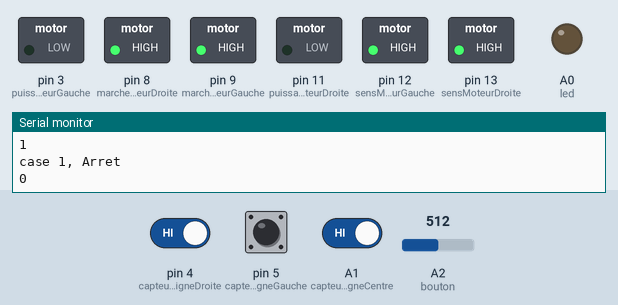
This sketch was run on a simulated Arduino Uno, built with avr-gcc and run on an emulated ATmega328P. Parts: switched loads named in the sketch (green lamp = pin HIGH), output pins drawn as LEDs (lit = HIGH), the last lines printed to the serial monitor. Dashed ring = blinking. The inputs (shaded band) are chosen by the test bench; at power-on: pin 4 (capteurDeLigneDroite) HIGH, A2 (bouton) = 512, pin 5 (capteurDeLigneGauche) HIGH, A1 (capteurDeLigneCentre) HIGH.

Above: at 1.3 s.
1.4 s: pin 4 (capteurDeLigneDroite) driven LOW
At 1.9 s:
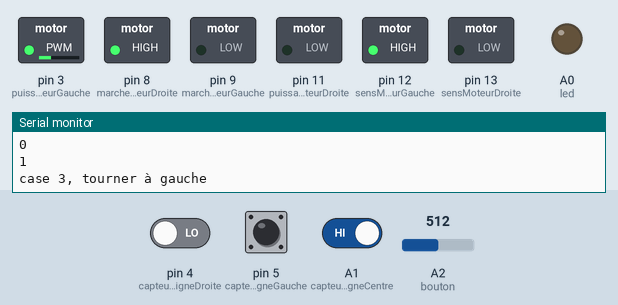
5.5 s: A2 (bouton) set to 0
At 6.7 s:
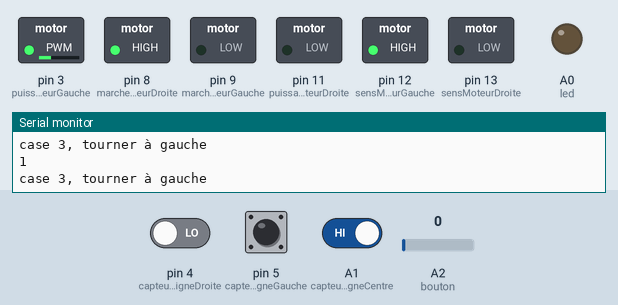
7.0 s: pin 5 (capteurDeLigneGauche) driven LOW
At 8.2 s:
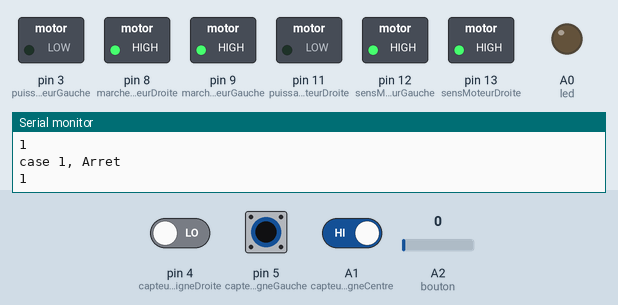
11.1 s: A1 (capteurDeLigneCentre) driven LOW
At 11.9 s:
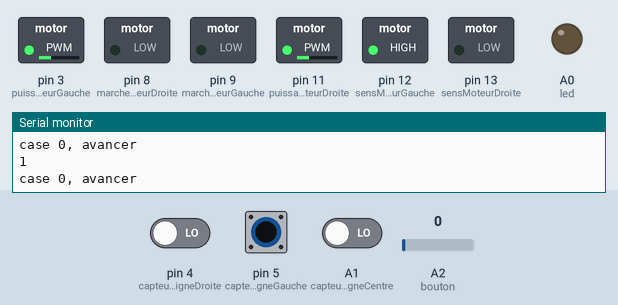
12.6 s: pin 4 (capteurDeLigneDroite) driven HIGH
At 13.3 s:
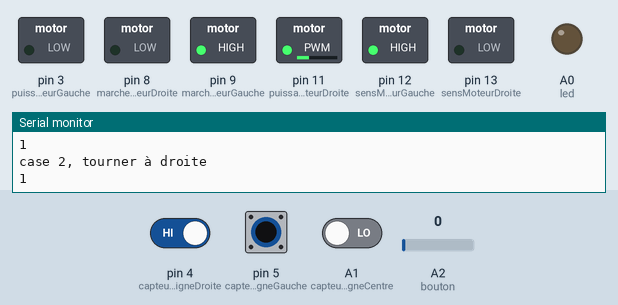
14.1 s: pin 5 (capteurDeLigneGauche) pulsed HIGH 5 times (0.12 s each, 0.3 s apart)
At 14.48 s:
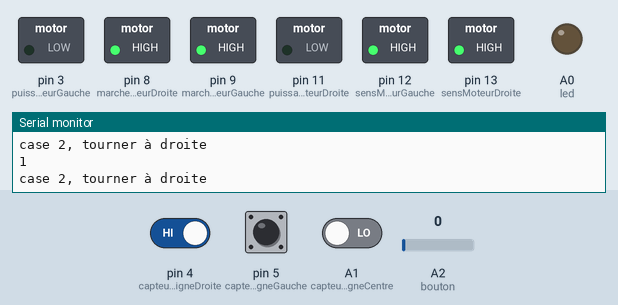
Timing chart, 0 to 17.1 s (numbered marks = the images above; inputs shaded):
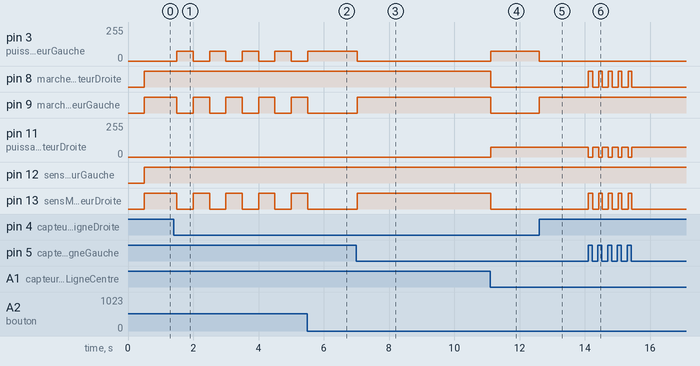

The sketch:

suiveur-de-ligne.ino
```cpp
/*
 ▄▄▄▄▄▄▄▄▄▄▄  ▄▄▄▄▄▄▄▄▄▄▄  ▄▄        ▄  ▄▄▄▄▄▄▄▄▄▄▄  ▄▄        ▄  ▄▄▄▄▄▄▄▄▄▄▄  ▄▄▄▄▄▄▄▄▄▄▄
▐░░░░░░░░░░░▌▐░░░░░░░░░░░▌▐░░▌      ▐░▌▐░░░░░░░░░░░▌▐░░▌      ▐░▌▐░░░░░░░░░░░▌▐░░░░░░░░░░░▌
▐░█▀▀▀▀▀▀▀▀▀ ▐░█▀▀▀▀▀▀▀█░▌▐░▌░▌     ▐░▌ ▀▀▀▀█░█▀▀▀▀ ▐░▌░▌     ▐░▌ ▀▀▀▀▀█░█▀▀▀ ▐░█▀▀▀▀▀▀▀█░▌
▐░▌          ▐░▌       ▐░▌▐░▌▐░▌    ▐░▌     ▐░▌     ▐░▌▐░▌    ▐░▌      ▐░▌    ▐░▌       ▐░▌
▐░█▄▄▄▄▄▄▄▄▄ ▐░▌       ▐░▌▐░▌ ▐░▌   ▐░▌     ▐░▌     ▐░▌ ▐░▌   ▐░▌      ▐░▌    ▐░█▄▄▄▄▄▄▄█░▌
▐░░░░░░░░░░░▌▐░▌       ▐░▌▐░▌  ▐░▌  ▐░▌     ▐░▌     ▐░▌  ▐░▌  ▐░▌      ▐░▌    ▐░░░░░░░░░░░▌
 ▀▀▀▀▀▀▀▀▀█░▌▐░▌       ▐░▌▐░▌   ▐░▌ ▐░▌     ▐░▌     ▐░▌   ▐░▌ ▐░▌      ▐░▌    ▐░█▀▀▀▀▀▀▀█░▌
          ▐░▌▐░▌       ▐░▌▐░▌    ▐░▌▐░▌     ▐░▌     ▐░▌    ▐░▌▐░▌      ▐░▌    ▐░▌       ▐░▌
 ▄▄▄▄▄▄▄▄▄█░▌▐░█▄▄▄▄▄▄▄█░▌▐░▌     ▐░▐░▌ ▄▄▄▄█░█▄▄▄▄ ▐░▌     ▐░▐░▌ ▄▄▄▄▄█░▌    ▐░▌       ▐░▌
▐░░░░░░░░░░░▌▐░░░░░░░░░░░▌▐░▌      ▐░░▌▐░░░░░░░░░░░▌▐░▌      ▐░░▌▐░░░░░░░▌    ▐░▌       ▐░▌
 ▀▀▀▀▀▀▀▀▀▀▀  ▀▀▀▀▀▀▀▀▀▀▀  ▀        ▀▀  ▀▀▀▀▀▀▀▀▀▀▀  ▀        ▀▀  ▀▀▀▀▀▀▀      ▀         ▀
*/

// Code de Robot à 3 capteurs

#define capteurDeLigneGauche 5
#define capteurDeLigneDroite 4
#define capteurDeLigneCentre A1

#define bouton A2
#define led A0

#define sensMoteurGauche 12
#define marcheMoteurGauche 9
#define puissanceMoteurGauche 3

#define sensMoteurDroite 13
#define marcheMoteurDroite 8
#define puissanceMoteurDroite 11

byte SPEED = 255, AFOND = 75, nul = 0;

bool sensMoteurGaucheV = LOW;
bool sensMoteurDroitB = LOW;

bool sensMoteurGenerale = LOW;

bool LFG = 0, LFD = 0, LFC = 0;
bool etatBouton = 0, marche = 0;
int X = 0;

void arret(int v) {
  digitalWrite(sensMoteurGauche, HIGH);
  digitalWrite(marcheMoteurGauche, HIGH);
  analogWrite(puissanceMoteurGauche, v);
  digitalWrite(sensMoteurDroite, HIGH);
  digitalWrite(marcheMoteurDroite, HIGH);
  analogWrite(puissanceMoteurDroite, v);
}

void allergauche(int v) {
  digitalWrite(sensMoteurGauche, HIGH);
  analogWrite(puissanceMoteurGauche, v);
  digitalWrite(marcheMoteurGauche, LOW);

  digitalWrite(sensMoteurDroite, LOW);
  analogWrite(puissanceMoteurDroite, nul);
  digitalWrite(marcheMoteurDroite, HIGH);
}

void allerdroite(int v) {
  digitalWrite(sensMoteurGauche, HIGH);
  analogWrite(puissanceMoteurGauche, nul);
  digitalWrite(marcheMoteurGauche, HIGH);

  digitalWrite(sensMoteurDroite, LOW);
  analogWrite(puissanceMoteurDroite, v);
  digitalWrite(marcheMoteurDroite, LOW);
}

void avancer(int v) {
  digitalWrite(sensMoteurGauche, HIGH);
  analogWrite(puissanceMoteurGauche, v);
  digitalWrite(marcheMoteurGauche, LOW);

  digitalWrite(sensMoteurDroite, LOW);
  analogWrite(puissanceMoteurDroite, v);
  digitalWrite(marcheMoteurDroite, LOW);
}

byte acquisition() {
  LFD = digitalRead(capteurDeLigneDroite);
  LFG = digitalRead(capteurDeLigneGauche);
  LFC = digitalRead(capteurDeLigneCentre);

  if ((LFG == 0) && (LFC == 0) && (LFD == 0)) {
    return 0;
  } else if (((LFG == 0) && (LFC == 0) && (LFD == 1)) || ((LFG == 0) && (LFC == 1) && (LFD == 1))) {
    return 2;
  } else if (((LFG == 1) && (LFC == 0) && (LFD == 0)) || ((LFG == 1) && (LFC == 1) && (LFD == 0))) {
    return 3;
  } else if (((LFG == 1) && (LFC == 1) && (LFD == 1)) || ((LFG == 1) && (LFC == 0) && (LFD == 1))) {
    return 1;
  } else {
    return 1;
  }
}

void setup() {
  pinMode(sensMoteurGauche, OUTPUT);
  pinMode(marcheMoteurGauche, OUTPUT);
  pinMode(puissanceMoteurGauche, OUTPUT);

  pinMode(sensMoteurDroite, OUTPUT);
  pinMode(marcheMoteurDroite, OUTPUT);
  pinMode(puissanceMoteurDroite, OUTPUT);

  pinMode(capteurDeLigneGauche, INPUT);
  pinMode(capteurDeLigneDroite, INPUT);

  pinMode(led, OUTPUT);
  pinMode(bouton, INPUT);

  //pinMode(capteurDeLigneCentre, INPUT);
  Serial.begin(9600);

}

void loop() {
  etatBouton = analogRead(bouton);

  if (etatBouton == 1) {
    if (marche == 0) {
      marche = 1;
    } else {
      marche = 0;
    }
    delay(500);
  }

  Serial.println(marche);

  if (marche == 1) {
    analogWrite(led, HIGH);
  switch (acquisition()) {
    case 0:                         // Case Avancer
      avancer(AFOND);
      Serial.println("case 0, avancer");
      break;
    case 1:      // Case Stopper
      arret(nul);
      Serial.println("case 1, Arret");
      break;
    case 2:                         // Case Aller à droite
      allerdroite(AFOND);
      Serial.println("case 2, tourner à droite");
      break;
    case 3:                         // Case Aller à gauche
      allergauche(AFOND);
      Serial.println("case 3, tourner à gauche");
      break;
    default:                        // Case par Défaut
      arret(nul);
      Serial.println("défault");
      break;
  }
  } else {
    analogWrite(led, LOW);
    arret(nul);
  }
}
```

Measured:
- after the input at 1.4 s, pin 3 (puissanceMoteurGauche): alternates 75/255 for 0.50 s and 0/255 for 0.50 s, starting after 0.10 s; pin 9 (marcheMoteurGauche), pin 13 (sensMoteurDroite): alternates HIGH for 0.50 s and LOW for 0.50 s, starting after 0.10 s
- after the input at 5.5 s, pin 3 (puissanceMoteurGauche): goes on until 5.5 s, then stays 75/255; pin 9 (marcheMoteurGauche), pin 13 (sensMoteurDroite): goes on until 5.5 s, then stays LOW
- after the input at 7.0 s, pin 3 (puissanceMoteurGauche): 75/255 → 0/255 at once; pin 9 (marcheMoteurGauche), pin 13 (sensMoteurDroite): LOW → HIGH at once
- after the input at 11.1 s, pin 3 (puissanceMoteurGauche), pin 11 (puissanceMoteurDroite): 0/255 → 75/255 at once; pin 8 (marcheMoteurDroite), pin 9 (marcheMoteurGauche), pin 13 (sensMoteurDroite): HIGH → LOW at once
- after the input at 12.6 s, pin 3 (puissanceMoteurGauche): 75/255 → 0/255 at once; pin 9 (marcheMoteurGauche): LOW → HIGH at once
- after the input at 14.1 s, pin 8 (marcheMoteurDroite), pin 13 (sensMoteurDroite): alternates HIGH for 0.11 s and LOW for 0.19 s, 10 changes in all, then stays LOW, starting at once; pin 11 (puissanceMoteurDroite): alternates 75/255 for 0.19 s and 0/255 for 0.11 s, 10 changes in all, then stays 75/255, starting at once
